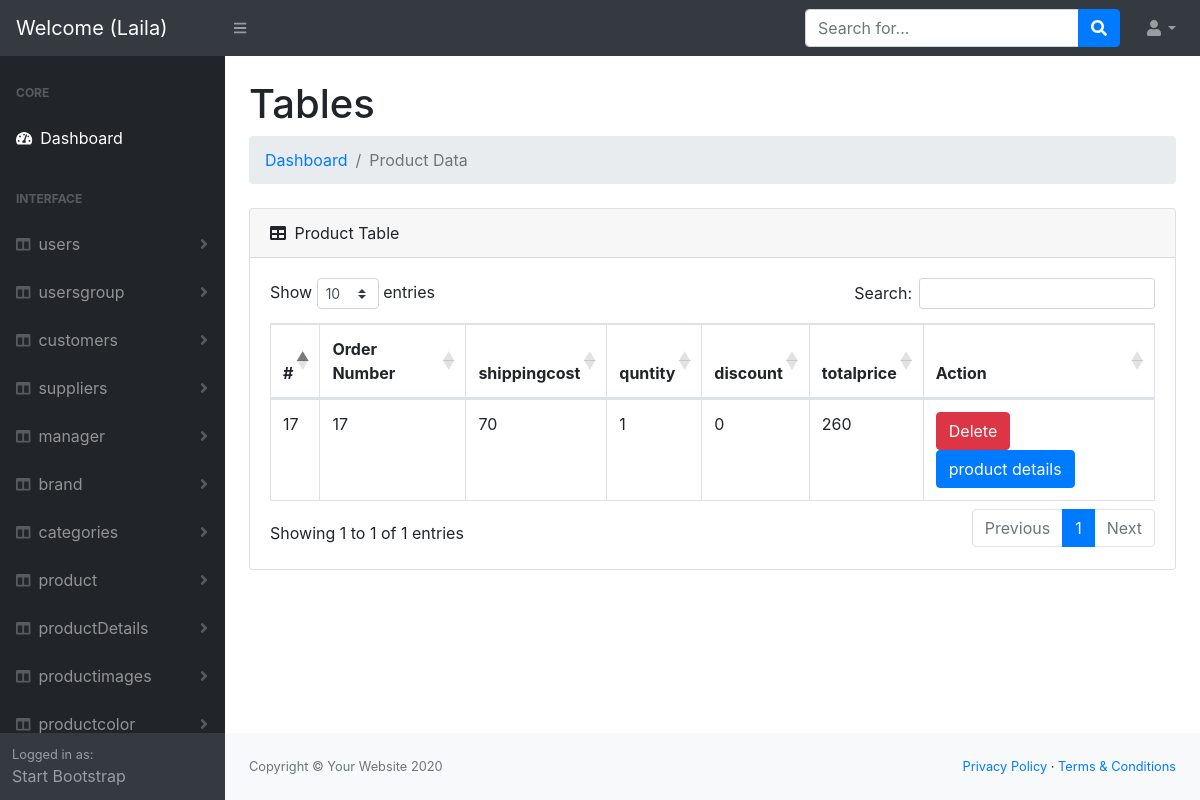
/Dashboard/admin/orderdetails/index.php (signed in), run on the app's committed database.
### tables this page shows
CREATE TABLE `orderdetailes` (
  `id` int(11) NOT NULL,
  `ordernumber` int(11) NOT NULL,
  `shippingcost` int(11) NOT NULL DEFAULT 70,
  `quntity` int(11) NOT NULL DEFAULT 1,
  `discount` int(11) NOT NULL DEFAULT 0,
  `totalprice` int(11) NOT NULL
);

### Dashboard/admin/orderdetails/index.php (the view, shortened to what this page needs)
<?php
include '../helpers/dbconnection.php';
$sql = "SELECT `orderdetailes`.*, `orders`.`id` as `order_id` FROM `orders` join `orderdetailes` on `orderdetailes`.`ordernumber` = `orders`.`id` ORDER BY `orderdetailes`.`id` desc ";
$op  = mysqli_query($conn, $sql);
include '../header.php';
?>
<body class="sb-nav-fixed">
    <?php
    include '../nav.php';
    ?>
    <div id="layoutSidenav">
        <?php
        include '../sidNave.php';
        ?>
        <div id="layoutSidenav_content">
            <main>
                <div class="container-fluid">
                    <h1 class="mt-4">Tables</h1>
                    <ol class="breadcrumb mb-4">
                        <?php
                        if (isset($_SESSION['errors'])) {
                            foreach ($_SESSION['errors'] as $key =>  $value) {
                                echo '* ' . $key . ' : ' . $value . '<br>';
                            }
                            unset($_SESSION['errors']);
                        } else {
                        ?>
                            <li class="breadcrumb-item"><a href="index.html">Dashboard</a></li>
                            <li class="breadcrumb-item active">Product Data</li>
                        <?php } ?>
                    </ol>
                    <div class="card mb-4">
                        <div class="card-header">
                            <i class="fas fa-table mr-1"></i>
                            Product Table
                        </div>
                        <div class="card-body">
                            <div class="table-responsive">
                                <table class="table table-bordered" id="dataTable" width="100%" cellspacing="0">
                                    <thead>
                                        <tr>
                                            <th>#</th>
                                            <th>Order Number </th>
                                            <th>shippingcost </th>
                                            <th>quntity</th>
                                            <th>discount</th>
                                            <th>totalprice </th>
                                            <th>Action</th>
                                        </tr>
                                    </thead>
                                    <tbody>
                                        <?php
                                        while ($result = mysqli_fetch_assoc($op)) {
                                        ?>
                                            <tr>
                                                <td><?php echo $result['id']; ?></td>
                                                <td><?php echo $result['ordernumber']; ?></td>
                                                <td><?php echo $result['shippingcost']; ?></td>
                                                <td><?php echo $result['quntity']; ?></td>
                                                <td><?php echo $result['discount']; ?></td>
                                                <td><?php echo $result['totalprice']; ?></td>
                                                <td>
                                                    <a href='delete.php?id=<?php echo $result['id']; ?>' class='btn btn-danger m-r-1em'>Delete</a>
                                                    <a href='../productdetails/index.php' class='btn btn-primary m-r-1em'> product details</a>
                                                </td>
                                            </tr>
                                        <?php } ?>
                                    </tbody>
                                </table>
                            </div>
                        </div>
                    </div>
                </div>
            </main>
            <?php
            include '../footer.php';
            ?>

### data on the page
orderdetailes: id "17", ordernumber "17", shippingcost "70", quntity "1", discount "0", totalprice "260"

### other printed values
$_SESSION['User']['firstName'] "Laila"
$data "users"
$data "usersgroup"
$data "customers"
$data "suppliers"
$data "manager"
$data "brand"
$data "categories"
$data "product"
$data "productDetails"
$data "productimages"
$data "productcolor"
